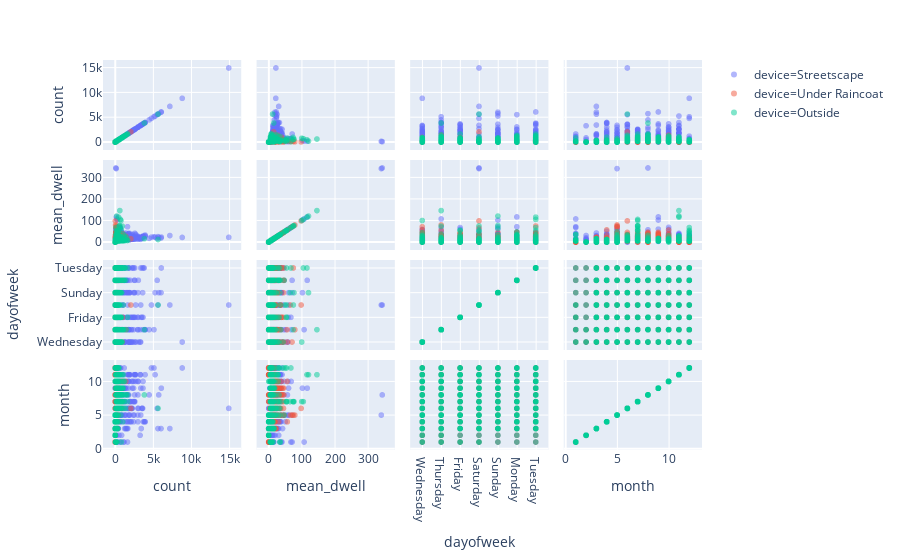

Here is the notebook cell this chart was saved with:
### Code cell
px.scatter_matrix(feed_dwell_1d_df, ['count', 'mean_dwell', 'dayofweek', 'month'], color='device', opacity=0.5)

### Figure 1 — Plotly figure (JSON) as saved in the notebook; plotly's stock layout.template omitted (floating-point values rounded to 4 significant figures; data arrays with more than 128 entries replaced by an {"elided": "..."} marker saying what was removed)
{"data": [{"dimensions": [{"axis": {"matches": true}, "label": "count", "values": {"elided": "326 int values"}}, {"axis": {"matches": true}, "label": "mean_dwell", "values": {"elided": "326 float values"}}, {"axis": {"matches": true}, "label": "dayofweek", "values": {"elided": "326 str values"}}, {"axis": {"matches": true}, "label": "month", "values": {"elided": "326 int values"}}], "hoverlabel": {"namelength": 0}, "hovertemplate": "device=Streetscape<br>%{xaxis.title.text}=%{x}<br>%{yaxis.title.text}=%{y}", "legendgroup": "device=Streetscape", "marker": {"color": "#636efa", "opacity": 0.5, "symbol": "circle"}, "name": "device=Streetscape", "showlegend": true, "type": "splom"}, {"dimensions": [{"axis": {"matches": true}, "label": "count", "values": {"elided": "326 int values"}}, {"axis": {"matches": true}, "label": "mean_dwell", "values": {"elided": "326 float values"}}, {"axis": {"matches": true}, "label": "dayofweek", "values": {"elided": "326 str values"}}, {"axis": {"matches": true}, "label": "month", "values": {"elided": "326 int values"}}], "hoverlabel": {"namelength": 0}, "hovertemplate": "device=Under Raincoat<br>%{xaxis.title.text}=%{x}<br>%{yaxis.title.text}=%{y}", "legendgroup": "device=Under Raincoat", "marker": {"color": "#EF553B", "opacity": 0.5, "symbol": "circle"}, "name": "device=Under Raincoat", "showlegend": true, "type": "splom"}, {"dimensions": [{"axis": {"matches": true}, "label": "count", "values": {"elided": "326 int values"}}, {"axis": {"matches": true}, "label": "mean_dwell", "values": {"elided": "326 float values"}}, {"axis": {"matches": true}, "label": "dayofweek", "values": {"elided": "326 str values"}}, {"axis": {"matches": true}, "label": "month", "values": {"elided": "326 int values"}}], "hoverlabel": {"namelength": 0}, "hovertemplate": "device=Outside<br>%{xaxis.title.text}=%{x}<br>%{yaxis.title.text}=%{y}", "legendgroup": "device=Outside", "marker": {"color": "#00cc96", "opacity": 0.5, "symbol": "circle"}, "name": "device=Outside", "showlegend": true, "type": "splom"}], "layout": {"dragmode": "select", "legend": {"tracegroupgap": 0}, "margin": {"t": 60}}}
